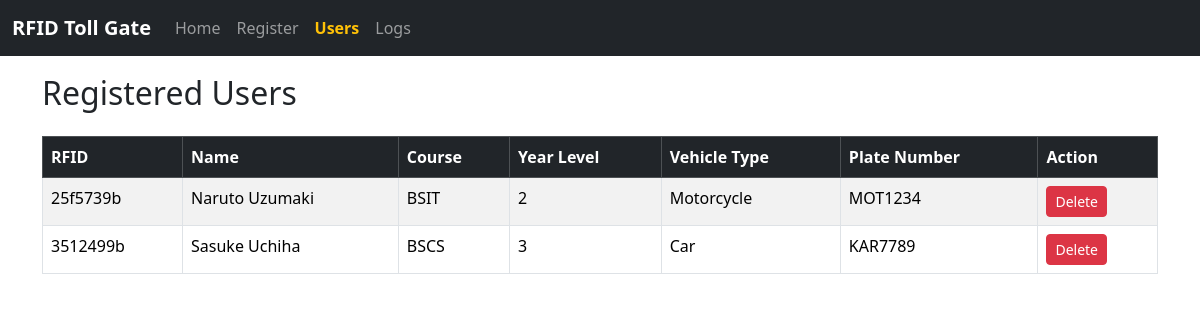
The app's page /users, older data.
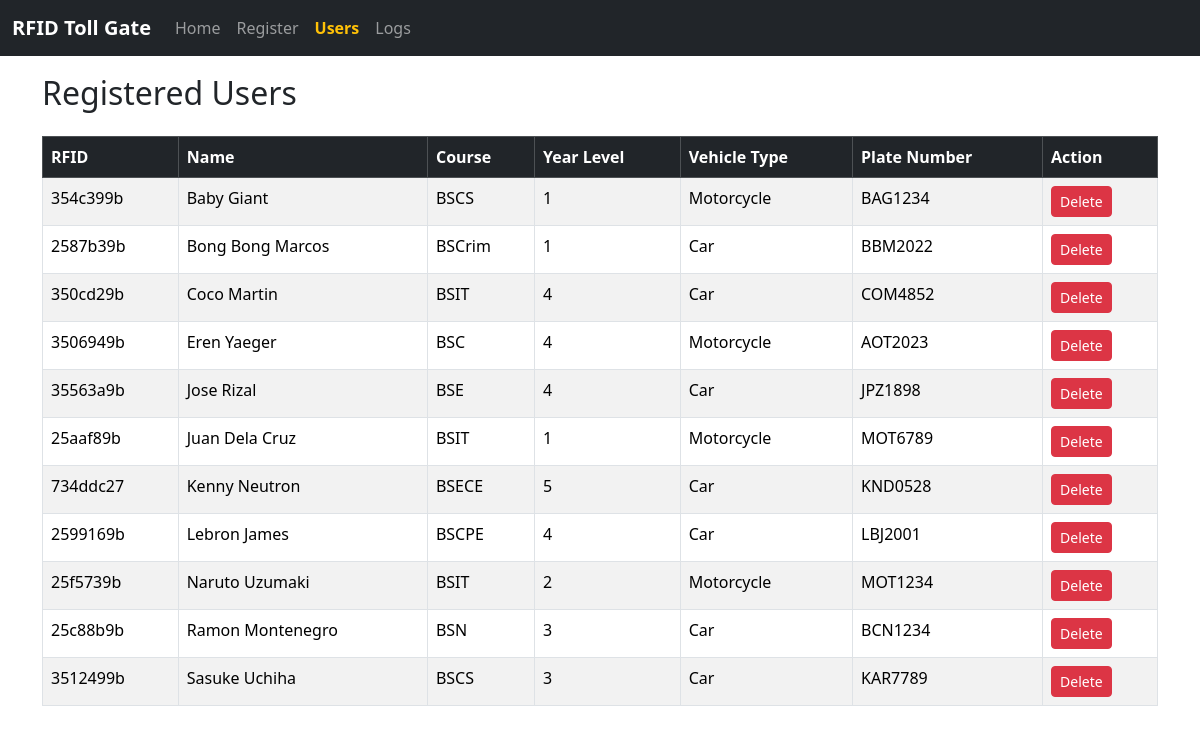
The same page, newer data.
### tables this page shows
CREATE TABLE users (
        rfid TEXT PRIMARY KEY,
        name TEXT NOT NULL,
        course TEXT,
        year_level TEXT,
        vehicle_type TEXT,
        plate_number TEXT
    );

### main.py (the view)
@app.route('/users')
def users():
    with sqlite3.connect('rfid_gate.db') as conn:
        c = conn.cursor()
        c.execute('''
            SELECT rfid, name, course, year_level, vehicle_type, plate_number
            FROM users ORDER BY name
        ''')
        user_list = c.fetchall()
    return render_template('users.html', users=user_list)

### templates/users.html
{% extends "base.html" %}
{% block content %}
<div class="container mt-4">
  <h2 class="mb-4">Registered Users</h2>
  {% if users %}
  <div class="table-responsive">
    <table class="table table-striped table-bordered">
      <thead class="table-dark">
        <tr>
          <th>RFID</th>
          <th>Name</th>
          <th>Course</th>
          <th>Year Level</th>
          <th>Vehicle Type</th>
          <th>Plate Number</th>
          <th>Action</th>
        </tr>
      </thead>
      <tbody>
        {% for user in users %}
        <tr>
          <td>{{ user[0] }}</td>
          <td>{{ user[1] }}</td>
          <td>{{ user[2] }}</td>
          <td>{{ user[3] }}</td>
          <td>{{ user[4] }}</td>
          <td>{{ user[5] }}</td>
          <td>
            <form method="POST" action="/delete_user/{{ user[0] }}" onsubmit="return confirm('Are you sure you want to delete this user?');">
              <button type="submit" class="btn btn-sm btn-danger">Delete</button>
            </form>
          </td>
        </tr>
        {% endfor %}
      </tbody>
    </table>
  </div>
  {% else %}
    <p>No users registered yet.</p>
  {% endif %}
</div>
{% endblock %}

### templates/base.html (shortened to what this page needs)
<!DOCTYPE html>
<html lang="en">
<head>
  <link href="https://cdn.jsdelivr.net/npm/bootstrap@5.3.2/dist/css/bootstrap.min.css" rel="stylesheet">
</head>
<body>
<nav class="navbar navbar-expand-lg navbar-dark bg-dark fixed-top">
  <div class="container-fluid">
    <a class="navbar-brand" href="/">RFID Toll Gate</a>
    <div class="collapse navbar-collapse">
      <ul class="navbar-nav me-auto mb-2 mb-lg-0">
        <li class="nav-item">
          <a class="nav-link {% if request.path == '/' %}active text-warning fw-bold{% endif %}" href="/">Home</a>
        </li>
        <li class="nav-item">
          <a class="nav-link {% if request.path.startswith('/register') %}active text-warning fw-bold{% endif %}" href="/register">Register</a>
        </li>
        <li class="nav-item">
          <a class="nav-link {% if request.path == '/users' %}active text-warning fw-bold{% endif %}" href="/users">Users</a>
        </li>
        <li class="nav-item">
          <a class="nav-link {% if request.path.startswith('/logs') %}active text-warning fw-bold{% endif %}" href="/logs">Logs</a>
        </li>
      </ul>
    </div>
  </div>
</nav>
  <div id="page-wrapper">
    {% block content %}{% endblock %}
  </div>
</body>
</html>

### templates/base.html (style rules this page uses)
body { padding-top: 50px; }
.navbar-brand { font-weight: bold; }

Row changes from the older to the newer data that the page shows:
added users: rfid "354c399b", name "Baby Giant", course "BSCS", year_level "1", vehicle_type "Motorcycle", plate_number "BAG1234"
added users: rfid "2587b39b", name "Bong Bong Marcos", course "BSCrim", year_level "1", vehicle_type "Car", plate_number "BBM2022"
added users: rfid "350cd29b", name "Coco Martin", course "BSIT", year_level "4", vehicle_type "Car", plate_number "COM4852"
added users: rfid "3506949b", name "Eren Yaeger", course "BSC", year_level "4", vehicle_type "Motorcycle", plate_number "AOT2023"
added users: rfid "35563a9b", name "Jose Rizal", course "BSE", year_level "4", vehicle_type "Car", plate_number "JPZ1898"
added users: rfid "25aaf89b", name "Juan Dela Cruz", course "BSIT", year_level "1", vehicle_type "Motorcycle", plate_number "MOT6789"
added users: rfid "734ddc27", name "Kenny Neutron", course "BSECE", year_level "5", vehicle_type "Car", plate_number "KND0528"
added users: rfid "2599169b", name "Lebron James", course "BSCPE", year_level "4", vehicle_type "Car", plate_number "LBJ2001"
added users: rfid "25c88b9b", name "Ramon Montenegro", course "BSN", year_level "3", vehicle_type "Car", plate_number "BCN1234"
